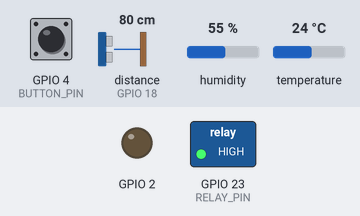
This sketch was run on a simulated ESP32. On the bench: switched loads named in the sketch (green lamp = pin HIGH), output pins drawn as LEDs (lit = HIGH). Inputs (shaded band) come from the test bench; at power-on: GPIO 4 (BUTTON_PIN) HIGH, distance to the obstacle (sensor on GPIO 18) 80 cm, humidity 55 %, temperature 24 °C. The echo pulse lasts 58.3 µs per cm; WiFi joins after 1.5 s; servers stay silent unless stated; the local clock reads 2024-03-15 10:24:30 at power-on unless the sketch sets it; pins used as bus, display or sensor lines are not drawn; what the sketch prints to the serial monitor is not drawn.

Above: at 2.7 s.
2.8 s: GPIO 4 (BUTTON_PIN) pulled LOW for 3.2 s
At 6.5 s:
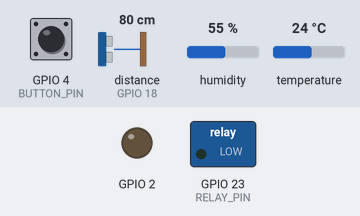
7.5 s: GPIO 4 (BUTTON_PIN) pulled LOW for 0.15 s
At 8.8 s:
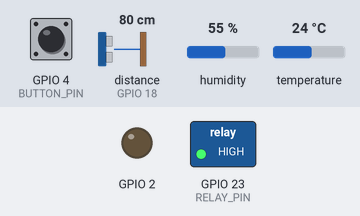
16.7 s: GPIO 4 (BUTTON_PIN) pulled LOW for 1 s
At 17.0 s:
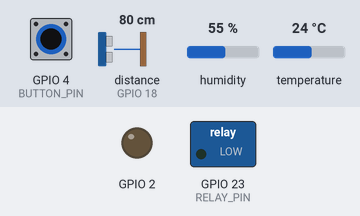
Timing chart, 0 to 19.7 s (numbered marks = the images above; inputs shaded):
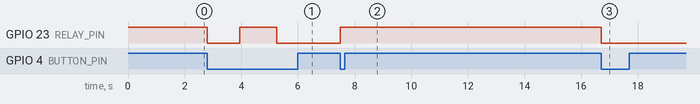

The sketch:

smartfirebase.ino
```cpp
#include <WiFi.h>
#include <Firebase_ESP_Client.h>
#include <DHT.h>
#include <time.h>

// 1. YOUR CREDENTIALS
#define WIFI_SSID "J2"
#define WIFI_PASSWORD "rajeshdas"
#define API_KEY "AIzaSyCDHfVYVcnY3jXJw36f8dI4fWD-YWhUItA"
#define FIREBASE_PROJECT_ID "smart-farming-e0a57"
#define DATABASE_URL "https://smart-farming-e0a57-default-rtdb.asia-southeast1.firebasedatabase.app"

// 2. HARDWARE PINS
#define RELAY_PIN 23
#define SOIL_PIN 34
#define LDR_PIN 35
#define TRIG_PIN 5
#define ECHO_PIN 18
#define DHTPIN 21
#define BUTTON_PIN 4

// 3. TANK DIMENSIONS
#define TANK_HEIGHT_CM 10
#define TANK_RADIUS_CM 4

// 4. SENSOR CALIBRATION (Adjust these based on Serial Monitor)
#define SOIL_DRY 4095   // Value in dry air
#define SOIL_WET 1200   // Value in a glass of water

#define DHTTYPE DHT22
DHT dht(DHTPIN, DHTTYPE);

FirebaseData fbdo;
FirebaseAuth auth;
FirebaseConfig config;

bool pumpState = false;
unsigned long lastMotorCheckMillis = 0;
unsigned long lastSensorPushMillis = 0;
unsigned long lastButtonPress = 0;

void tokenStatusCallback(TokenInfo info) {
  if (info.status == token_status_ready) Serial.println("Cloud Connected!");
  if (info.status == token_status_error) Serial.printf("Token Error: %s\n", info.error.message.c_str());
}

void setup() {
  Serial.begin(115200);
  pinMode(RELAY_PIN, OUTPUT);
  pinMode(TRIG_PIN, OUTPUT);
  pinMode(ECHO_PIN, INPUT);
  pinMode(BUTTON_PIN, INPUT_PULLUP);
  pinMode(2, OUTPUT);
  digitalWrite(RELAY_PIN, HIGH);

  dht.begin();
  WiFi.begin(WIFI_SSID, WIFI_PASSWORD);
  Serial.print("Connecting to WiFi");
  while (WiFi.status() != WL_CONNECTED) {
    delay(500);
    Serial.print(".");
  }
  Serial.println("\nConnected!");

  // Time Sync with Timeout
  Serial.print("Syncing Time");
  configTime(0, 0, "pool.ntp.org", "time.google.com", "time.nist.gov");
  int timeout = 0;
  while (time(nullptr) < 1000000 && timeout < 30) {
    delay(500);
    Serial.print("t");
    timeout++;
  }
  Serial.println(time(nullptr) < 1000000 ? "\nTime Sync Failed!" : "\nTime Synced!");

  config.api_key = API_KEY;
  config.database_url = DATABASE_URL;
  config.token_status_callback = tokenStatusCallback;
  Firebase.signUp(&config, &auth, "", "");
  Firebase.begin(&config, &auth);
  Firebase.reconnectWiFi(true);
}

void loop() {
  if (Firebase.ready()) {
    // 1. LISTEN FOR DASHBOARD COMMANDS
    if (millis() - lastMotorCheckMillis > 2000) {
      lastMotorCheckMillis = millis();
      if (Firebase.Firestore.getDocument(&fbdo, FIREBASE_PROJECT_ID, "", "control/motor", "")) {
        String payload = fbdo.payload();
        bool newState = (payload.indexOf("\"booleanValue\": true") > 0 || payload.indexOf("\"isOn\":true") > 0);

        if (newState != pumpState) {
          pumpState = newState;
          digitalWrite(RELAY_PIN, pumpState ? LOW : HIGH);
          Serial.println("Motor State Changed. Waiting for noise to settle...");
          delay(1000);
        }
      }
    }

  // 2. PUSH SENSOR DATA
    if (millis() - lastSensorPushMillis > 15000) {
      lastSensorPushMillis = millis();
      pushToFirestore();
    }
  } else {
    // If Firebase is not ready, print why
    static unsigned long lastErrorPrint = 0;
    if (millis() - lastErrorPrint > 5000) {
      lastErrorPrint = millis();
      Serial.println("Firebase Not Ready. Checking connection...");
    }
  }

  // 3. PHYSICAL BUTTON
  if (digitalRead(BUTTON_PIN) == LOW && millis() - lastButtonPress > 1000) {
    lastButtonPress = millis();
    pumpState = !pumpState;
    digitalWrite(RELAY_PIN, pumpState ? LOW : HIGH);

    FirebaseJson content;
    content.set("fields/isOn/booleanValue", pumpState);
    Firebase.Firestore.patchDocument(&fbdo, FIREBASE_PROJECT_ID, "", "control/motor", content.raw(), "isOn");
    delay(1000);
  }
}

void pushToFirestore() {
  float h = dht.readHumidity();
  float t = dht.readTemperature();
  int retry = 0;
  while ((isnan(h) || isnan(t)) && retry < 5) {
    delay(1000);
    h = dht.readHumidity();
    t = dht.readTemperature();
    retry++;
  }

  delay(200);
  int soil = analogRead(SOIL_PIN);
  int lightRaw = analogRead(LDR_PIN);

  // DEBUG: Print raw values to Serial Monitor
  Serial.printf("DEBUG -> Raw Soil: %d, Raw Light: %d\n", soil, lightRaw);

  int lightPercent = map(lightRaw, 4095, 0, 0, 100);

  digitalWrite(TRIG_PIN, LOW); delayMicroseconds(2);
  digitalWrite(TRIG_PIN, HIGH); delayMicroseconds(10);
  digitalWrite(TRIG_PIN, LOW);
  long duration = pulseIn(ECHO_PIN, HIGH, 30000);
  int distance = (duration * 0.034 / 2);

  // DEBUG: Print distance
  Serial.printf("DEBUG -> Distance: %d cm\n", distance);

  int volumeMl = 0;
  if (duration > 0 && distance < TANK_HEIGHT_CM) {
    int waterHeight = TANK_HEIGHT_CM - distance;
    volumeMl = 3.14159 * TANK_RADIUS_CM * TANK_RADIUS_CM * waterHeight;
  }

  FirebaseJson content;

  // SANITIZE DATA: Check for NaN (Not a Number) errors
  if (isnan(t)) t = 0.0;
  if (isnan(h)) h = 0.0;

  content.set("fields/temperature/doubleValue", t);
  content.set("fields/humidity/doubleValue", h);

  // Improved Soil Mapping
  int moisturePercent = map(soil, SOIL_DRY, SOIL_WET, 0, 100);
  moisturePercent = constrain(moisturePercent, 0, 100); // Keep it between 0-100

  content.set("fields/soilMoisture/integerValue", moisturePercent);
  content.set("fields/ldr/integerValue", lightPercent);
  content.set("fields/tankLevel/integerValue", volumeMl);

  time_t now = time(nullptr);
  // FALLBACK: If time sync failed (now < 1000000), use a dummy recent timestamp
  if (now < 1000000) {
    now = 1740780000 + (millis() / 1000); // Today's base + uptime
  }
  content.set("fields/timestamp/integerValue", (int)now);

  if (Firebase.Firestore.createDocument(&fbdo, FIREBASE_PROJECT_ID, "", "sensor_data", content.raw())) {
    Serial.printf("Pushed! Temp: %.1f, Water: %d ml, Dist: %d cm\n", t, volumeMl, distance);
  } else {
    Serial.print("Push Failed! Reason: ");
    Serial.println(fbdo.errorReason());
  }
}
```

Measured:
- after the input at 2.8 s, GPIO 23 (RELAY_PIN): HIGH → LOW at once, → HIGH 1.2 s later, → LOW 1.3 s later
- after the input at 7.5 s, GPIO 23 (RELAY_PIN): LOW → HIGH at once
- after the input at 16.7 s, GPIO 23 (RELAY_PIN): HIGH → LOW at once
